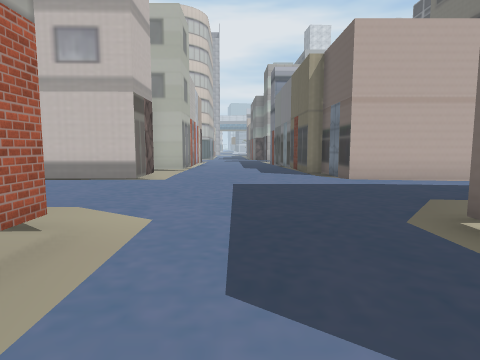
View 1 (above)

24 first-person views from a walk through a 3-D level made in the Unity game engine. The camera is 1.4 m above the floor, tilts 6° down and sees 75° across. The floor is counted in squares, 2 m on a side. Each view is taken from the middle of a square. On the plan, view 1 faces up. The plan holds only what a view shows up to about 10 squares ahead; the rest is blank. The place goes on beyond the plan. The player character is not drawn. Some surface patterns are stand-ins.

View 2
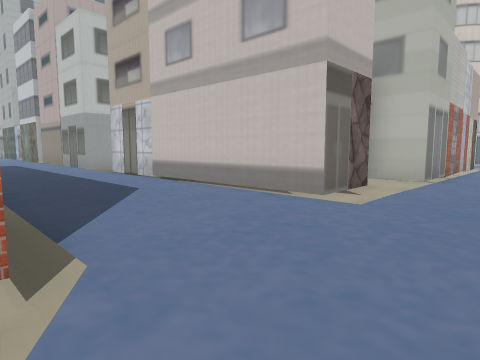

View 3
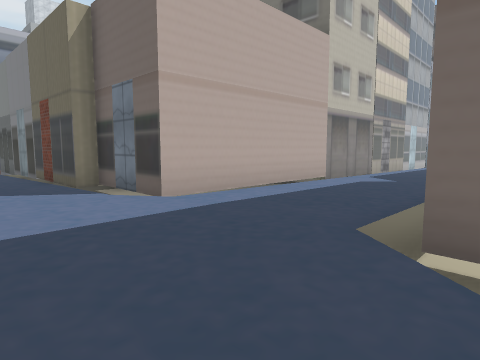

View 4
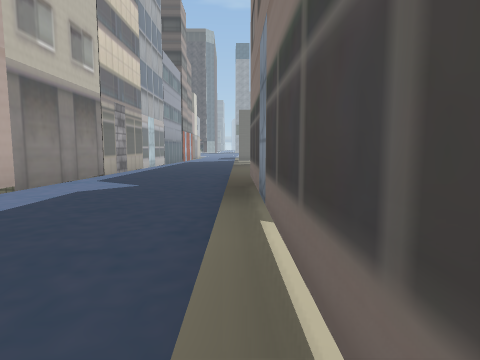

View 5
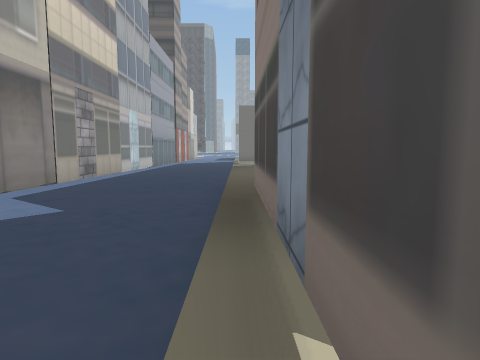

View 6
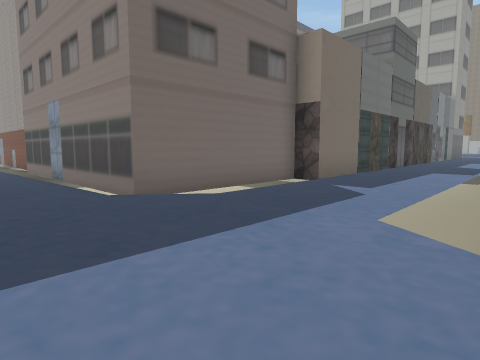

View 7
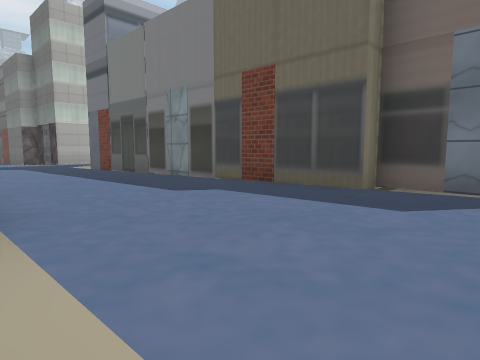

View 8
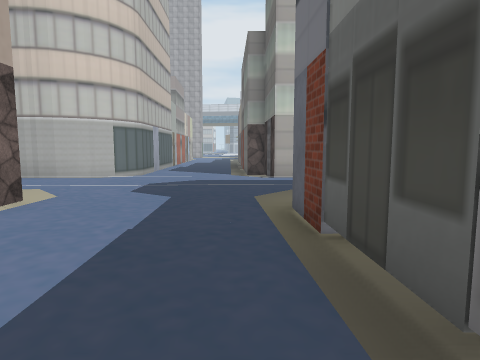

View 9
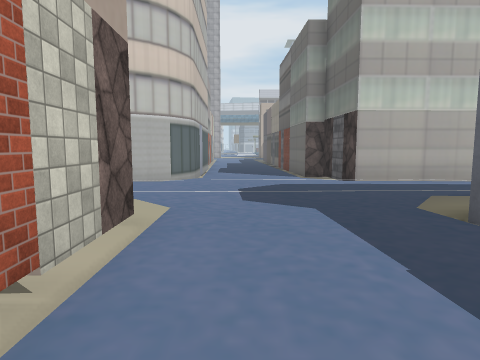

View 10
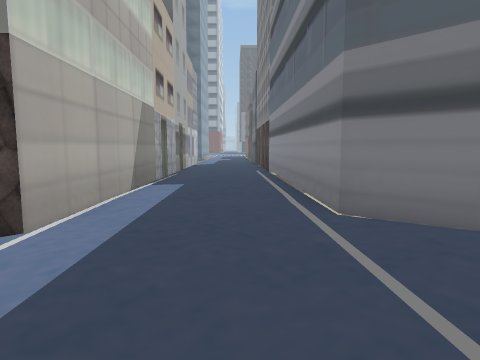

View 11
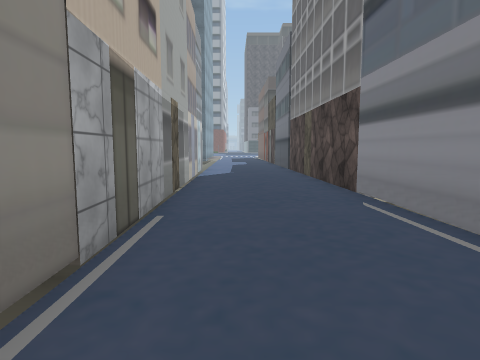

View 12
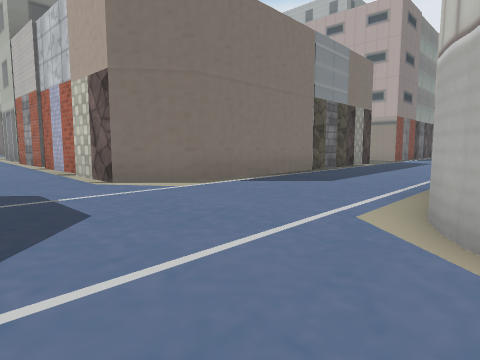

View 13
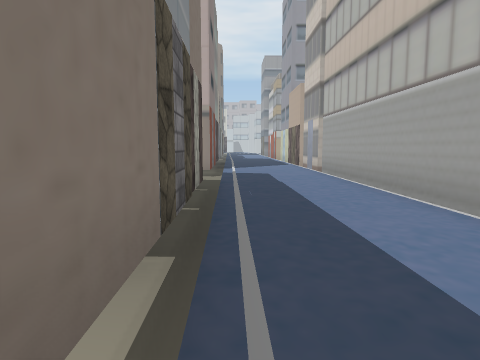

View 14
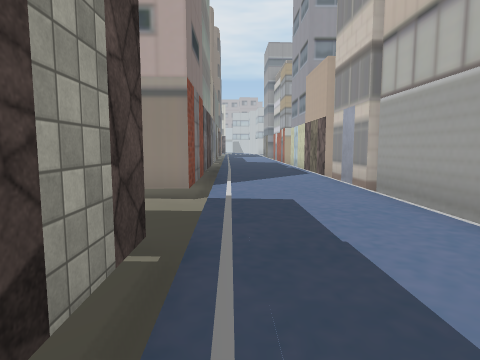

View 15
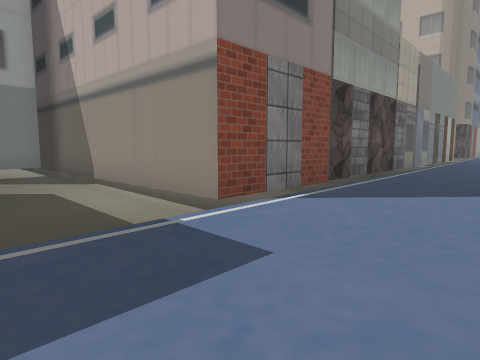

View 16
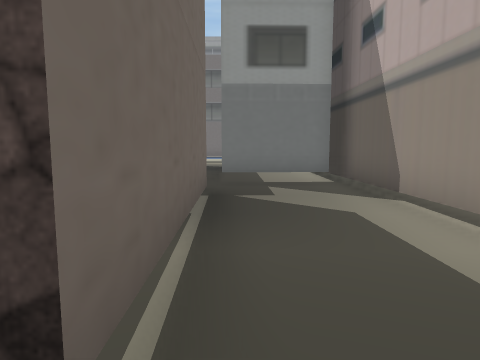

View 17
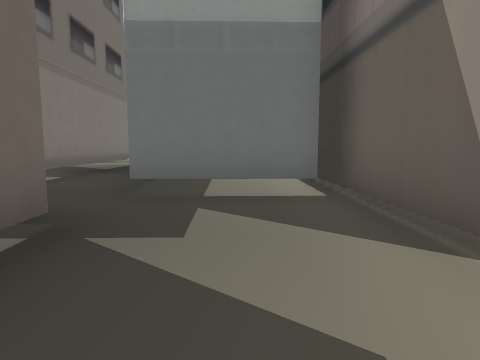

View 18
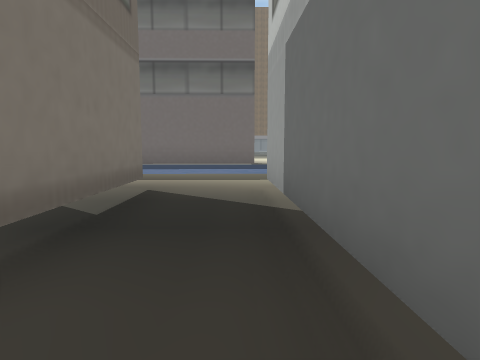

View 19
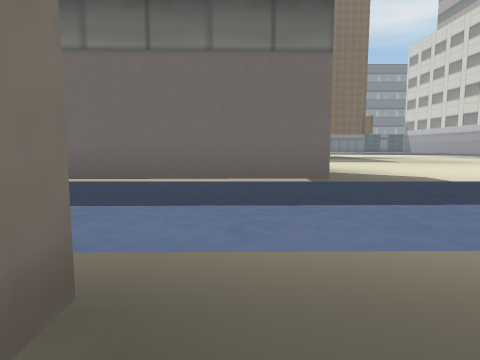

View 20
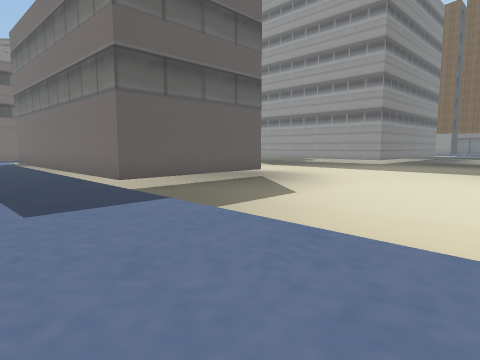

View 21
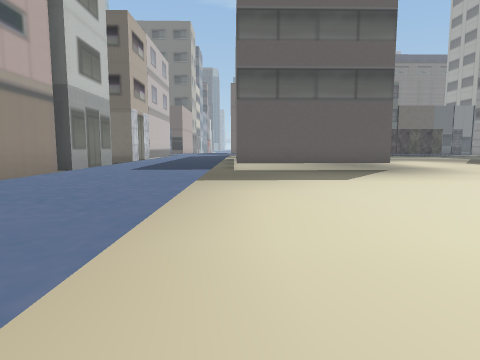

View 22
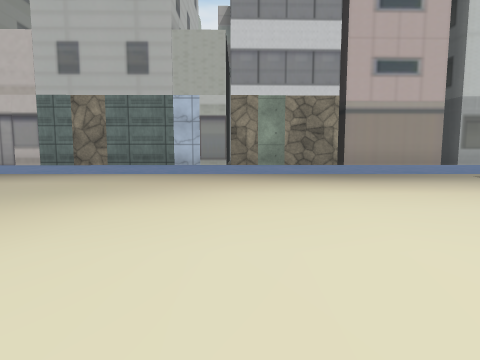

View 23
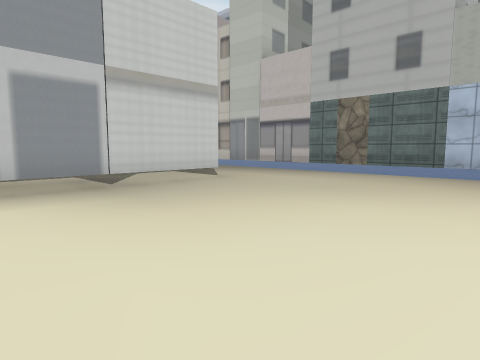

View 24
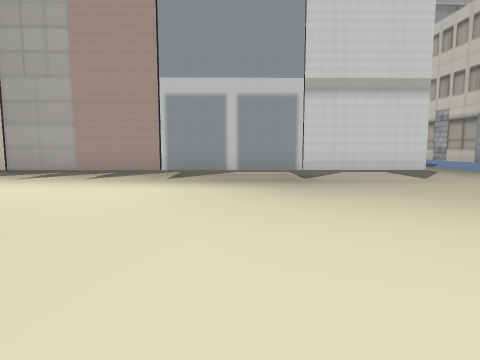

### Floor plan
Key: @ floor where view 1 was taken; # wall or solid block; . main floor; : floor 0.25 m higher than the main floor; - floor 0.25 m lower than the main floor; + floor 0.5 m higher than the main floor; / step, stairs or slope; ^ raised ledge; T thing the floor can be seen under or through.
Columns run from 29 left of view 1 to 15 right of it. Each row starts with its distance up from view 1.
 25                           #/.. #
 24                          ##/../# ####### ###^
 23           # #########   ##/....###/////###---
 22           ................................---
 21        .....................................-
 20       ..............:::////....///###########
 19       #########---#########/:::####
 18               #---#       #/:::#
 17               #---#       #/:::#
 16               #---#       #/:::#
 15               #...#       ##:::#
 14               #....        #:::#
 13               ####..       #:::#
 12                  #..       #:::#
 11                  #..#     ##+++#
 10                  #..#     #.+++##
  9                  #..#     #.+++/#
  8                  #..#     #.+++/#############
  7 ##################..#######.+++//////////////
  6 ++++++++++++++++++++++++++++++++++++::::::::.
  5 ++++++++++++++++++++++++++++++++++++::::::::.
  4  +++++++++++++++++++++++++++++++////////-----
  3  . T..............#####    #/++/#######
  2  . T..............#         /++.#
  1  . T..............#         /++.#
  0  . T..............#         /@+.#
 -1  . T....... ......#         /++##
 -2    T......  .......         .++#
 -3    T.....   .......         .++#
 -4    T....    .... ..         .++#

Where each view was taken, in squares from view 1:
view 1: 0 up, 0 right, facing up
view 2: 3 up, 0 right, facing up-left
view 3: 3 up, 0 right, facing up-right
view 4: 4 up, 3 right, facing right
view 5: 4 up, 5 right, facing right
view 6: 6 up, 2 left, facing down-right
view 7: 8 up, 2 left, facing up-right
view 8: 14 up, 1 right, facing up
view 9: 15 up, 1 left, facing up
view 10: 21 up, 1 left, facing right
view 11: 22 up, 5 right, facing right
view 12: 24 up, 0 right, facing down-left
view 13: 20 up, 5 left, facing left
view 14: 20 up, 9 left, facing left
view 15: 22 up, 12 left, facing down-left
view 16: 20 up, 12 left, facing down
view 17: 17 up, 13 left, facing down
view 18: 12 up, 11 left, facing down
view 19: 8 up, 10 left, facing down
view 20: 6 up, 18 left, facing down-right
view 21: 3 up, 21 left, facing right
view 22: 2 down, 20 left, facing up
view 23: 2 down, 20 left, facing up-left
view 24: 1 down, 19 left, facing left
